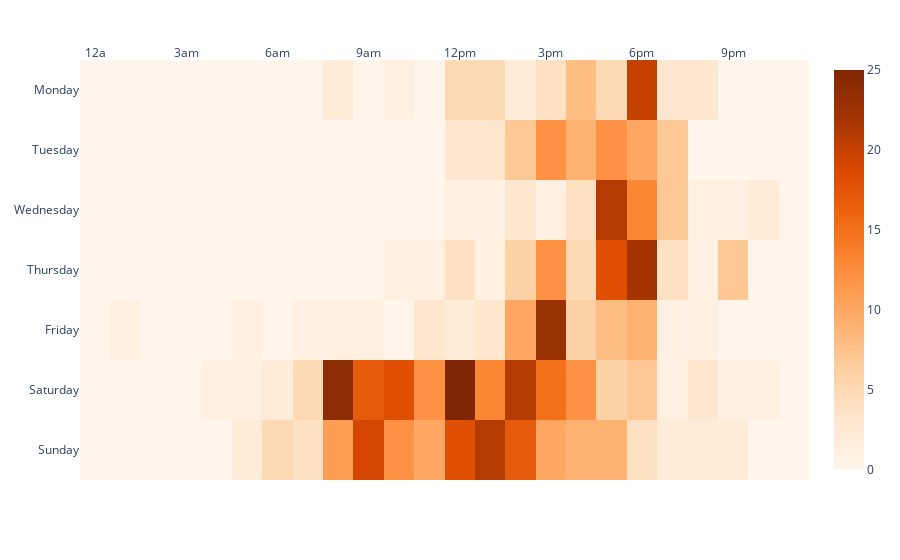

The code cell stored with this chart in its notebook:
### Code cell
# Creating heatmap of workouts by weekday and hour
hours_of_day = ['12a', '1am', '2am', '3am', '4am', '5am', '6am', '7am', '8am', '9am', '10am', '11am', '12pm', '1pm', '2pm', '3pm', '4pm', '5pm', '6pm', '7pm', '8pm', '9pm', '10p', '11p']

fig = px.imshow(pivot_data,
labels=dict(x="", y=""),
color_continuous_scale='oranges',
x=hours_of_day,
aspect="auto"
)
fig.update_xaxes(side="top")
fig.update_layout(
    title='',
    xaxis_nticks=8,
    showlegend = False,
    plot_bgcolor='rgba(0,0,0,0)')
fig.show()

### Figure 1 — Plotly figure (JSON) as saved in the notebook; plotly's stock layout.template omitted (floating-point values rounded to 4 significant figures; data arrays with more than 128 entries replaced by an {"elided": "..."} marker saying what was removed)
{"data": [{"coloraxis": "coloraxis", "hovertemplate": "x: %{x}<br>y: %{y}<br>color: %{z}<extra></extra>", "name": "0", "type": "heatmap", "x": ["12a", "1am", "2am", "3am", "4am", "5am", "6am", "7am", "8am", "9am", "10am", "11am", "12pm", "1pm", "2pm", "3pm", "4pm", "5pm", "6pm", "7pm", "8pm", "9pm", "10p", "11p"], "xaxis": "x", "y": ["Monday", "Tuesday", "Wednesday", "Thursday", "Friday", "Saturday", "Sunday"], "yaxis": "y", "z": {"elided": "7x24 int values"}}], "layout": {"coloraxis": {"colorscale": [[0, "rgb(255,245,235)"], [0.125, "rgb(254,230,206)"], [0.25, "rgb(253,208,162)"], [0.375, "rgb(253,174,107)"], [0.5, "rgb(253,141,60)"], [0.625, "rgb(241,105,19)"], [0.75, "rgb(217,72,1)"], [0.875, "rgb(166,54,3)"], [1, "rgb(127,39,4)"]]}, "margin": {"t": 60}, "plot_bgcolor": "rgba(0,0,0,0)", "showlegend": false, "title": {"text": ""}, "xaxis": {"anchor": "y", "domain": [0, 1], "nticks": 8, "side": "top"}, "yaxis": {"anchor": "x", "autorange": "reversed", "domain": [0, 1]}}}
